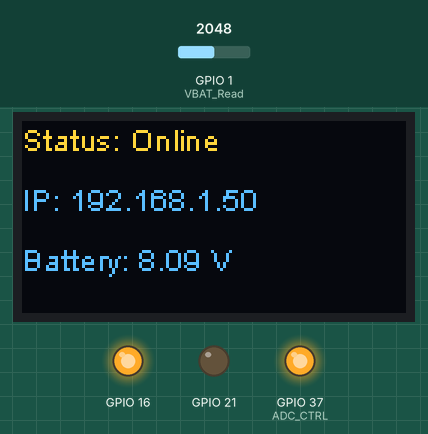
The sketch below on a simulated ESP32. On the bench: 128×64 one-colour display, output pins drawn as LEDs (lit = HIGH). The inputs (shaded band) are chosen by the test bench; at power-on: GPIO 1 (VBAT_Read) = 2048. The OLED is the two-colour kind (top 16 rows yellow); WiFi joins after 1.5 s; servers stay silent unless stated; what the sketch prints to the serial monitor is not drawn.

Above: at 4.9 s.
5.0 s: GPIO 1 (VBAT_Read) set to 0
6.5 s: GPIO 1 (VBAT_Read) set to 491
At 11.2 s:
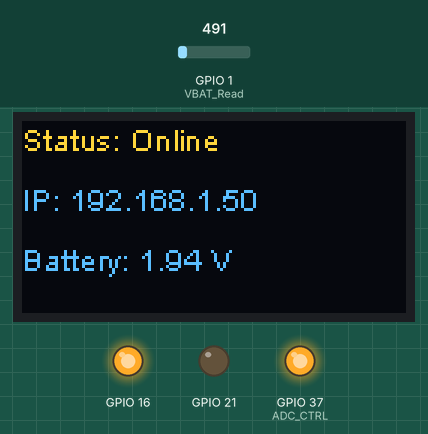
11.5 s: GPIO 1 (VBAT_Read) set to 1228
At 16.2 s:
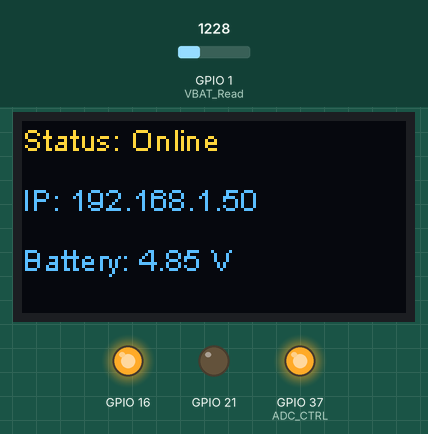
Timing chart, 0 to 17.7 s (numbered marks = the images above; inputs shaded):
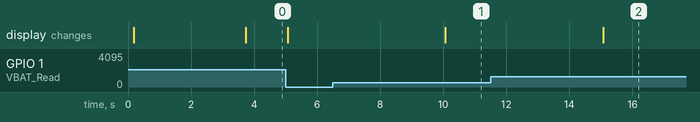

Measured:
- after the input at 6.5 s, the display: changes after 3.6 s (image 1)
- after the input at 11.5 s, the display: changes after 3.6 s (image 2)

The sketch:

TempLoggerBase.ino
```cpp
#include <WiFiManager.h>          // WiFiManager for WiFi configuration
#include "HT_SSD1306Wire.h"       // Heltec OLED display library
#include "logo.h"                 // Include the logo file
#include "Arduino.h"

// Define OLED display object
SSD1306Wire factory_display(0x3c, 500000, SDA_OLED, SCL_OLED, GEOMETRY_128_64, RST_OLED);

// Define AP credentials
#define AP_SSID "TempLogger"       // Access Point SSID
#define AP_PASSWORD "12345678"     // Access Point Password

WiFiManager wm;                   // WiFiManager instance
WebServer server(80);             // Web server on port 80

// Battery measurement settings
#define VBAT_Read 1               // GPIO1 for VBAT
#define ADC_CTRL 37               // GPIO37 for ADC control
#define ADC_CTRL_LOGIC HIGH       // Set to LOW for V3.1, HIGH for V3.2
#define ADC_READ_STABILIZE 50     // Stabilization delay in ms

float readBatLevel() {
  pinMode(ADC_CTRL, OUTPUT);
  digitalWrite(ADC_CTRL, ADC_CTRL_LOGIC); // Use appropriate logic for your board
  delay(ADC_READ_STABILIZE);

  int analogValue = analogRead(VBAT_Read);
  Serial.print("Raw ADC Value: ");
  Serial.println(analogValue);

  if (analogValue == 0) {
    Serial.println("Error: ADC reading is zero. Check connections or ADC_CTRL logic.");
    return 0.0;
  }

  // Resistor values: R1 = 390kΩ, R2 = 100kΩ
  // Scaling factor: (R1 + R2) / R2 = 4.9
  float voltage = (analogValue * 3.3 / 4095.0) * ((390.0 + 100.0) / 100.0);
  return voltage;
}

void displayBatteryInfo() {
  float voltage = readBatLevel();
  factory_display.setFont(ArialMT_Plain_10);
  factory_display.setTextAlignment(TEXT_ALIGN_LEFT);
  factory_display.drawString(0, 40, "Battery: " + String(voltage, 2) + " V");
}

void updateDisplay(const String &status, const String &ip = "") {
  factory_display.clear();
  factory_display.setFont(ArialMT_Plain_10);

  // Display status
  factory_display.drawString(0, 0, "Status: " + status);

  // Display IP address
  if (!ip.isEmpty()) {
    factory_display.drawString(0, 20, "IP: " + ip);
  }

  // Display battery information
  displayBatteryInfo();

  factory_display.display();
}

void handleRoot() {
  server.send(200, "text/html",
              "<html><body>"
              "<h1>ESP32 WebUI</h1>"
              "<p>Status: Online</p>"
              "<p>Battery Voltage: " + String(readBatLevel(), 2) + " V</p>"
              "<a href='/reconfig'>Reconfigure WiFi</a>"
              "</body></html>");
}

void handleReconfigure() {
  server.send(200, "text/html", "<html><body><h1>Restarting WiFiManager...</h1></body></html>");
  delay(1000);
  wm.startConfigPortal(AP_SSID, AP_PASSWORD); // Relaunch WiFiManager
}

void configModeCallback(WiFiManager *wm) {
  String ssid = wm->getConfigPortalSSID();
  updateDisplay("AP Mode", "SSID: " + ssid);
  Serial.println("AP Mode Started. Connect to configure:");
  Serial.println(ssid);
}

void setup() {
  Serial.begin(115200);

  // Enable Vext power for OLED
  pinMode(Vext, OUTPUT);
  digitalWrite(Vext, LOW);
  delay(100);

  // Reset OLED
  pinMode(RST_OLED, OUTPUT);
  digitalWrite(RST_OLED, LOW);
  delay(50);
  digitalWrite(RST_OLED, HIGH);

  // Initialize OLED display
  factory_display.init();
  factory_display.clear();

  // Display the logo on boot
  factory_display.drawXbm(0, 0, logo_width, logo_height, epd_bitmap_logo);
  factory_display.display();
  delay(2000); // Show the logo for 2 seconds

  // Initialize WiFiManager
  wm.setAPCallback(configModeCallback);
  if (!wm.autoConnect(AP_SSID, AP_PASSWORD)) {
    updateDisplay("WiFi Failed", "Restarting...");
    Serial.println("Failed to connect to WiFi. Restarting...");
    ESP.restart();
  }

  // Display WiFi connection status
  String ip = WiFi.localIP().toString();
  updateDisplay("Online", ip);
  Serial.println("WiFi Connected! IP Address: " + ip);

  // Initialize web server
  server.on("/", handleRoot);           // Main WebUI
  server.on("/reconfig", handleReconfigure); // Reconfigure WiFi via WiFiManager
  server.begin();
  Serial.println("WebUI server started.");
}

void loop() {
  server.handleClient(); // Handle web server requests
  static unsigned long lastUpdate = 0;
  if (millis() - lastUpdate > 5000) { // Update display every 5 seconds
    lastUpdate = millis();
    updateDisplay("Online", WiFi.localIP().toString());
  }
}
```

Source omitted: logo.h (data table, 6562 bytes)
